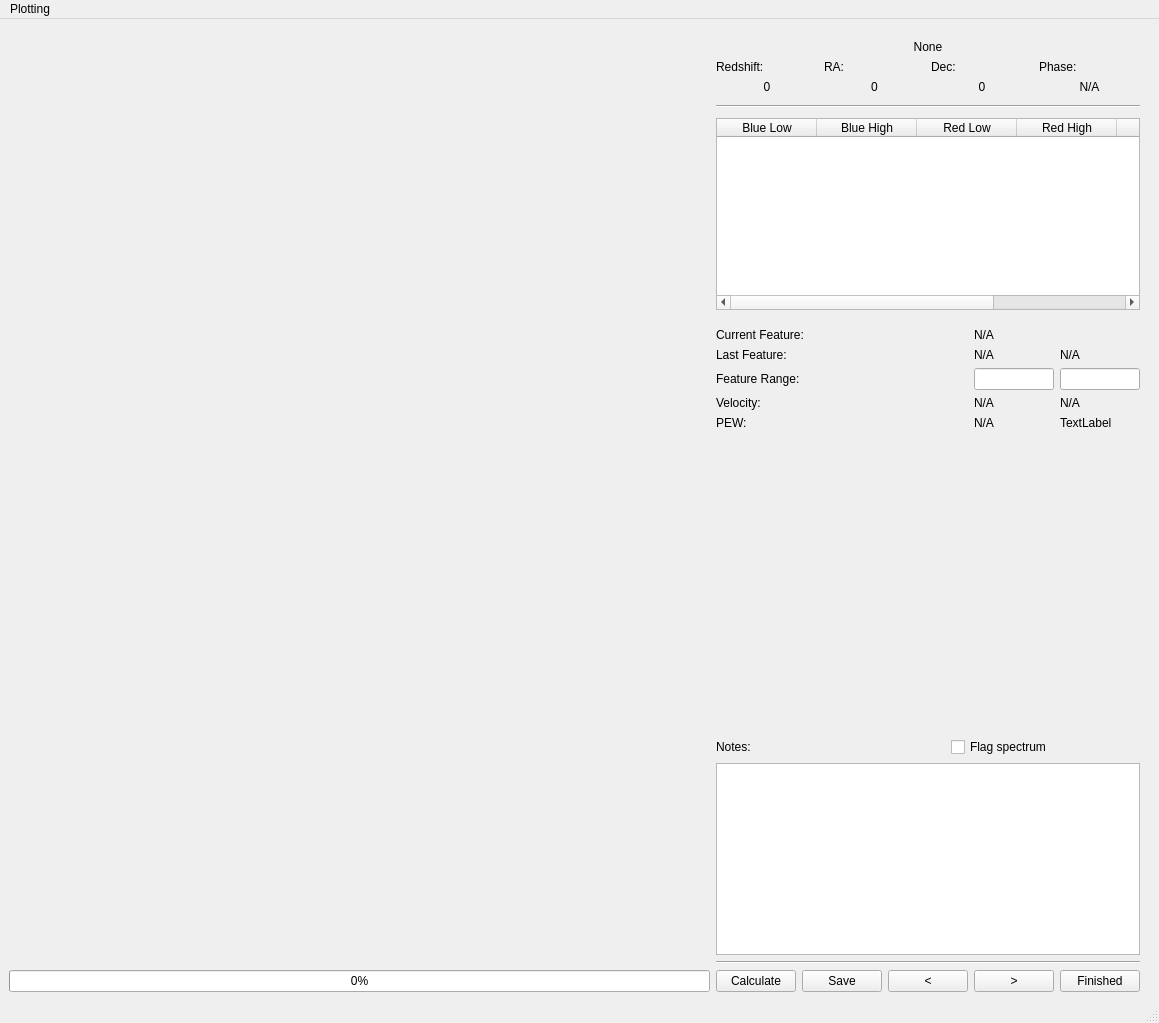
<?xml version="1.0" encoding="UTF-8"?>
<ui version="4.0">
 <class>MainWindow</class>
 <widget class="QMainWindow" name="MainWindow">
  <property name="geometry">
   <rect>
    <x>0</x>
    <y>0</y>
    <width>1159</width>
    <height>1023</height>
   </rect>
  </property>
  <property name="windowTitle">
   <string>Feature Inspector</string>
  </property>
  <widget class="QWidget" name="centralwidget">
   <layout class="QVBoxLayout" name="verticalLayout_2">
    <item>
     <layout class="QHBoxLayout" name="horizontalLayout">
      <property name="rightMargin">
       <number>10</number>
      </property>
      <item>
       <layout class="QVBoxLayout" name="verticalLayout_4">
        <item>
         <widget class="PlotWidget" name="graph_widget" native="true">
          <property name="sizePolicy">
           <sizepolicy hsizetype="Expanding" vsizetype="Expanding">
            <horstretch>0</horstretch>
            <verstretch>0</verstretch>
           </sizepolicy>
          </property>
         </widget>
        </item>
        <item>
         <layout class="QHBoxLayout" name="horizontalLayout_6">
          <item>
           <widget class="QProgressBar" name="progress_bar">
            <property name="value">
             <number>0</number>
            </property>
           </widget>
          </item>
         </layout>
        </item>
       </layout>
      </item>
      <item>
       <layout class="QVBoxLayout" name="verticalLayout_3">
        <property name="topMargin">
         <number>12</number>
        </property>
        <item>
         <widget class="QLabel" name="current_object_id_label">
          <property name="text">
           <string>None</string>
          </property>
          <property name="alignment">
           <set>Qt::AlignCenter</set>
          </property>
         </widget>
        </item>
        <item>
         <layout class="QGridLayout" name="gridLayout_3">
          <item row="2" column="1">
           <widget class="QLabel" name="ra_label">
            <property name="text">
             <string>RA:</string>
            </property>
           </widget>
          </item>
          <item row="2" column="3">
           <widget class="QLabel" name="phase_label">
            <property name="text">
             <string>Phase:</string>
            </property>
           </widget>
          </item>
          <item row="2" column="2">
           <widget class="QLabel" name="dec_label">
            <property name="text">
             <string>Dec:</string>
            </property>
           </widget>
          </item>
          <item row="3" column="3">
           <widget class="QLabel" name="current_phase_label">
            <property name="text">
             <string>N/A</string>
            </property>
            <property name="alignment">
             <set>Qt::AlignCenter</set>
            </property>
           </widget>
          </item>
          <item row="2" column="0">
           <widget class="QLabel" name="redshift_label">
            <property name="text">
             <string>Redshift:</string>
            </property>
           </widget>
          </item>
          <item row="3" column="1">
           <widget class="QLabel" name="current_ra_label">
            <property name="text">
             <string>0</string>
            </property>
            <property name="alignment">
             <set>Qt::AlignCenter</set>
            </property>
           </widget>
          </item>
          <item row="3" column="0">
           <widget class="QLabel" name="current_redshift_label">
            <property name="text">
             <string>0</string>
            </property>
            <property name="alignment">
             <set>Qt::AlignCenter</set>
            </property>
           </widget>
          </item>
          <item row="3" column="2">
           <widget class="QLabel" name="current_dec_label">
            <property name="text">
             <string>0</string>
            </property>
            <property name="alignment">
             <set>Qt::AlignCenter</set>
            </property>
           </widget>
          </item>
         </layout>
        </item>
        <item>
         <widget class="Line" name="line_2">
          <property name="sizePolicy">
           <sizepolicy hsizetype="Minimum" vsizetype="Fixed">
            <horstretch>0</horstretch>
            <verstretch>0</verstretch>
           </sizepolicy>
          </property>
          <property name="minimumSize">
           <size>
            <width>0</width>
            <height>12</height>
           </size>
          </property>
          <property name="orientation">
           <enum>Qt::Horizontal</enum>
          </property>
         </widget>
        </item>
        <item>
         <widget class="QTableWidget" name="tableWidget">
          <property name="sizePolicy">
           <sizepolicy hsizetype="Preferred" vsizetype="Preferred">
            <horstretch>0</horstretch>
            <verstretch>0</verstretch>
           </sizepolicy>
          </property>
          <column>
           <property name="text">
            <string>Blue Low</string>
           </property>
          </column>
          <column>
           <property name="text">
            <string>Blue High</string>
           </property>
          </column>
          <column>
           <property name="text">
            <string>Red Low</string>
           </property>
          </column>
          <column>
           <property name="text">
            <string>Red High</string>
           </property>
          </column>
          <column>
           <property name="text">
            <string>Feature</string>
           </property>
          </column>
          <column>
           <property name="text">
            <string/>
           </property>
          </column>
         </widget>
        </item>
        <item>
         <layout class="QGridLayout" name="gridLayout">
          <property name="topMargin">
           <number>12</number>
          </property>
          <item row="1" column="0">
           <widget class="QLabel" name="last_feature_label">
            <property name="text">
             <string>Last Feature:</string>
            </property>
           </widget>
          </item>
          <item row="3" column="2">
           <widget class="QLabel" name="velocity_err_label">
            <property name="text">
             <string>N/A</string>
            </property>
           </widget>
          </item>
          <item row="2" column="1">
           <widget class="QLineEdit" name="feature_start_le">
            <property name="sizePolicy">
             <sizepolicy hsizetype="Fixed" vsizetype="Fixed">
              <horstretch>0</horstretch>
              <verstretch>0</verstretch>
             </sizepolicy>
            </property>
            <property name="maximumSize">
             <size>
              <width>80</width>
              <height>16777215</height>
             </size>
            </property>
            <property name="toolTip">
             <string>&lt;html&gt;&lt;head/&gt;&lt;body&gt;&lt;p&gt;Feature start wavelength&lt;/p&gt;&lt;/body&gt;&lt;/html&gt;</string>
            </property>
            <property name="text">
             <string/>
            </property>
            <property name="maxLength">
             <number>8</number>
            </property>
           </widget>
          </item>
          <item row="4" column="1">
           <widget class="QLabel" name="pew_label">
            <property name="text">
             <string>N/A</string>
            </property>
           </widget>
          </item>
          <item row="2" column="2">
           <widget class="QLineEdit" name="feature_end_le">
            <property name="sizePolicy">
             <sizepolicy hsizetype="Fixed" vsizetype="Fixed">
              <horstretch>0</horstretch>
              <verstretch>0</verstretch>
             </sizepolicy>
            </property>
            <property name="maximumSize">
             <size>
              <width>80</width>
              <height>16777215</height>
             </size>
            </property>
            <property name="toolTip">
             <string>&lt;html&gt;&lt;head/&gt;&lt;body&gt;&lt;p&gt;Feature end wavelength&lt;/p&gt;&lt;/body&gt;&lt;/html&gt;</string>
            </property>
            <property name="maxLength">
             <number>8</number>
            </property>
           </widget>
          </item>
          <item row="1" column="1">
           <widget class="QLabel" name="last_feature_start_label">
            <property name="text">
             <string>N/A</string>
            </property>
           </widget>
          </item>
          <item row="2" column="0">
           <widget class="QLabel" name="feature_range_label">
            <property name="layoutDirection">
             <enum>Qt::LeftToRight</enum>
            </property>
            <property name="text">
             <string>Feature Range:</string>
            </property>
           </widget>
          </item>
          <item row="3" column="0">
           <widget class="QLabel" name="label_2">
            <property name="text">
             <string>Velocity:</string>
            </property>
           </widget>
          </item>
          <item row="3" column="1">
           <widget class="QLabel" name="velocity_label">
            <property name="text">
             <string>N/A</string>
            </property>
           </widget>
          </item>
          <item row="4" column="2">
           <widget class="QLabel" name="pew_err_label">
            <property name="text">
             <string>TextLabel</string>
            </property>
           </widget>
          </item>
          <item row="1" column="2">
           <widget class="QLabel" name="last_feature_end_label">
            <property name="text">
             <string>N/A</string>
            </property>
           </widget>
          </item>
          <item row="4" column="0">
           <widget class="QLabel" name="label_3">
            <property name="text">
             <string>PEW:</string>
            </property>
           </widget>
          </item>
          <item row="0" column="0">
           <widget class="QLabel" name="label">
            <property name="text">
             <string>Current Feature:</string>
            </property>
           </widget>
          </item>
          <item row="0" column="1">
           <widget class="QLabel" name="current_feat_label">
            <property name="text">
             <string>N/A</string>
            </property>
           </widget>
          </item>
         </layout>
        </item>
        <item>
         <spacer name="verticalSpacer">
          <property name="orientation">
           <enum>Qt::Vertical</enum>
          </property>
          <property name="sizeHint" stdset="0">
           <size>
            <width>20</width>
            <height>40</height>
           </size>
          </property>
         </spacer>
        </item>
        <item>
         <layout class="QHBoxLayout" name="horizontalLayout_7">
          <item>
           <widget class="QLabel" name="notes_label">
            <property name="text">
             <string>Notes:</string>
            </property>
           </widget>
          </item>
          <item>
           <spacer name="horizontalSpacer">
            <property name="orientation">
             <enum>Qt::Horizontal</enum>
            </property>
            <property name="sizeType">
             <enum>QSizePolicy::Ignored</enum>
            </property>
            <property name="sizeHint" stdset="0">
             <size>
              <width>40</width>
              <height>20</height>
             </size>
            </property>
           </spacer>
          </item>
          <item>
           <widget class="QCheckBox" name="flag_checkbox">
            <property name="text">
             <string>Flag spectrum</string>
            </property>
           </widget>
          </item>
         </layout>
        </item>
        <item>
         <widget class="QTextEdit" name="notes_text_edit">
          <property name="sizePolicy">
           <sizepolicy hsizetype="Preferred" vsizetype="Preferred">
            <horstretch>0</horstretch>
            <verstretch>0</verstretch>
           </sizepolicy>
          </property>
         </widget>
        </item>
        <item>
         <widget class="Line" name="line_3">
          <property name="orientation">
           <enum>Qt::Horizontal</enum>
          </property>
         </widget>
        </item>
        <item>
         <layout class="QHBoxLayout" name="horizontalLayout_5">
          <item>
           <widget class="QPushButton" name="calculate_button">
            <property name="toolTip">
             <string extracomment="Measure feature using current bounds"/>
            </property>
            <property name="text">
             <string>Calculate</string>
            </property>
           </widget>
          </item>
          <item>
           <widget class="QPushButton" name="save_button">
            <property name="toolTip">
             <string extracomment="Save current feature measurements"/>
            </property>
            <property name="text">
             <string>Save</string>
            </property>
           </widget>
          </item>
          <item>
           <widget class="QPushButton" name="last_feat_button">
            <property name="toolTip">
             <string extracomment="Previous feature"/>
            </property>
            <property name="text">
             <string>&lt;</string>
            </property>
           </widget>
          </item>
          <item>
           <widget class="QPushButton" name="next_feat_button">
            <property name="toolTip">
             <string extracomment="Next feature"/>
            </property>
            <property name="text">
             <string>&gt;</string>
            </property>
           </widget>
          </item>
          <item>
           <widget class="QPushButton" name="finished_button">
            <property name="toolTip">
             <string extracomment="Plot the next Spectrum"/>
            </property>
            <property name="text">
             <string>Finished</string>
            </property>
           </widget>
          </item>
         </layout>
        </item>
       </layout>
      </item>
     </layout>
    </item>
   </layout>
  </widget>
  <widget class="QMenuBar" name="menubar">
   <property name="geometry">
    <rect>
     <x>0</x>
     <y>0</y>
     <width>1159</width>
     <height>24</height>
    </rect>
   </property>
   <widget class="QMenu" name="menuPlotting">
    <property name="title">
     <string>Plotting</string>
    </property>
    <addaction name="actionReset_Plot"/>
   </widget>
   <addaction name="menuPlotting"/>
  </widget>
  <widget class="QStatusBar" name="statusbar"/>
  <action name="actionReset_Plot">
   <property name="text">
    <string>Reset Plot</string>
   </property>
   <property name="shortcut">
    <string>Ctrl+R</string>
   </property>
  </action>
 </widget>
 <customwidgets>
  <customwidget>
   <class>PlotWidget</class>
   <extends>QWidget</extends>
   <header>pyqtgraph</header>
   <container>1</container>
  </customwidget>
 </customwidgets>
 <tabstops>
  <tabstop>save_button</tabstop>
  <tabstop>next_feat_button</tabstop>
  <tabstop>finished_button</tabstop>
 </tabstops>
 <resources/>
 <connections/>
</ui>
